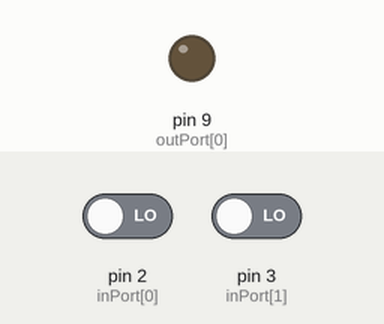
The sketch below on a simulated Arduino Uno, built with avr-gcc and run on an emulated ATmega328P. Shown: output pins drawn as LEDs (lit = HIGH). The inputs (shaded band) are chosen by the test bench; at power-on: pin 2 (inPort[0]) LOW, pin 3 (inPort[1]) LOW. What the sketch prints to the serial monitor is not drawn.

Above: at 1.2 s.
1.3 s: pin 2 (inPort[0]) driven HIGH
At 2.5 s:
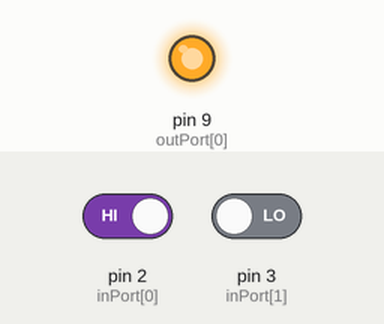
2.8 s: pin 2 (inPort[0]) driven LOW
At 3.7 s:
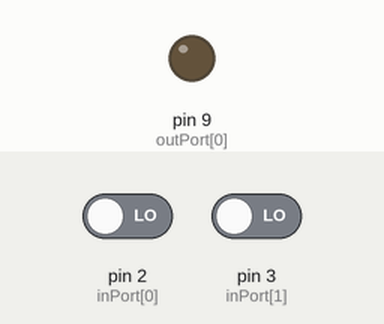
4.3 s: pin 3 (inPort[1]) driven HIGH
At 4.7 s:
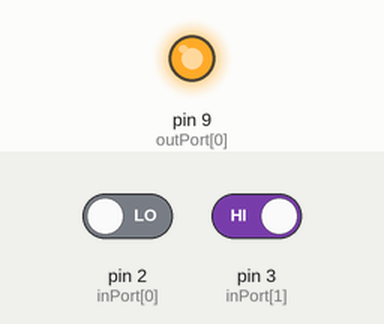
Timing chart, 0 to 7.3 s (numbered marks = the images above; inputs shaded):
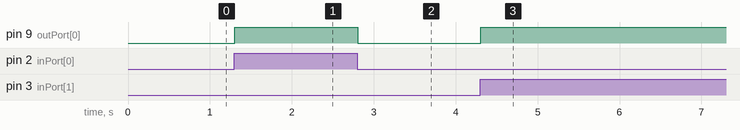

Measured:
- after the input at 1.3 s, pin 9 (outPort[0]): LOW → HIGH at once
- after the input at 2.8 s, pin 9 (outPort[0]): HIGH → LOW at once
- after the input at 4.3 s, pin 9 (outPort[0]): LOW → HIGH at once

The sketch:

sensor_subEncoding.ino
```cpp
byte inPort[] = {2,3};
const byte inPortLen = 2;
byte outPort[] = {9};
const byte outPortLen = 1;

void setup() {
  // put your setup code here, to run once:
  for(byte i = 0; i < inPortLen ; i++){pinMode(inPort[i] ,INPUT );}
  for(byte i = 0; i < outPortLen; i++){pinMode(outPort[i],OUTPUT);}
  pinMode(2, INPUT);
  pinMode(3, INPUT);
  pinMode(9, OUTPUT);
  Serial.begin(9600);
}

void loop() {
  // load data into register
  byte r = 0;
  for(byte id = 0; id < inPortLen ; id++){ byte temp=digitalRead(inPort[id]); r=r|(temp);  Serial.print(temp);}
  Serial.println();
  digitalWrite(outPort[0],r);
  delay(1);
}
```
